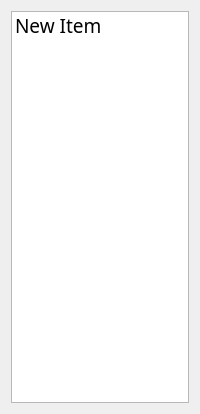
<?xml version="1.0" encoding="UTF-8"?>
<ui version="4.0">
 <class>Dialog</class>
 <widget class="QDialog" name="Dialog">
  <property name="geometry">
   <rect>
    <x>0</x>
    <y>0</y>
    <width>200</width>
    <height>414</height>
   </rect>
  </property>
  <property name="minimumSize">
   <size>
    <width>200</width>
    <height>0</height>
   </size>
  </property>
  <property name="maximumSize">
   <size>
    <width>200</width>
    <height>16777215</height>
   </size>
  </property>
  <property name="sizeIncrement">
   <size>
    <width>200</width>
    <height>0</height>
   </size>
  </property>
  <property name="windowTitle">
   <string>着法</string>
  </property>
  <layout class="QVBoxLayout" name="verticalLayout">
   <item>
    <widget class="QListWidget" name="listwidget">
     <property name="font">
      <font>
       <family>DengXian</family>
       <pointsize>14</pointsize>
      </font>
     </property>
     <property name="showDropIndicator" stdset="0">
      <bool>false</bool>
     </property>
     <property name="spacing">
      <number>5</number>
     </property>
     <property name="viewMode">
      <enum>QListView::ListMode</enum>
     </property>
     <item>
      <property name="text">
       <string notr="true">New Item</string>
      </property>
      <property name="background">
       <brush brushstyle="NoBrush">
        <color alpha="255">
         <red>255</red>
         <green>0</green>
         <blue>0</blue>
        </color>
       </brush>
      </property>
      <property name="foreground">
       <brush brushstyle="NoBrush">
        <color alpha="255">
         <red>255</red>
         <green>0</green>
         <blue>0</blue>
        </color>
       </brush>
      </property>
     </item>
    </widget>
   </item>
  </layout>
 </widget>
 <resources/>
 <connections/>
</ui>
